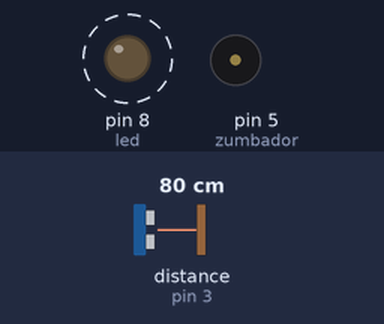
Bench run of a sketch on a simulated Arduino Uno, built with avr-gcc and run on an emulated ATmega328P. Shown: output pins drawn as LEDs (lit = HIGH), buzzer (waves = sounding). Dashed ring = blinking. The inputs (shaded band) are chosen by the test bench; at power-on: distance to the obstacle (sensor on pin 3) 80 cm. The echo pulse lasts 58.3 µs per cm.

Above: at 0.9 s.
2.5 s: distance to the obstacle (sensor on pin 3) set to 92 cm
4.7 s: distance to the obstacle (sensor on pin 3) set to 100 cm
At 5.3 s:
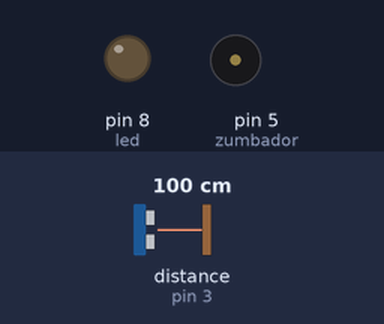
6.9 s: distance to the obstacle (sensor on pin 3) set to 195 cm
9.1 s: distance to the obstacle (sensor on pin 3) set to 204 cm
At 12.0 s:
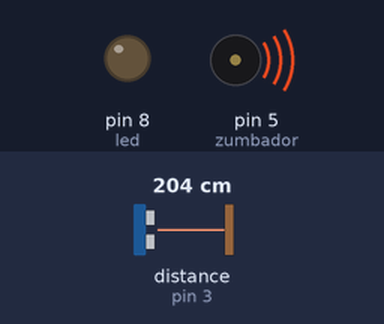
12.3 s: distance to the obstacle (sensor on pin 3) set to 2 cm
At 13.1 s:
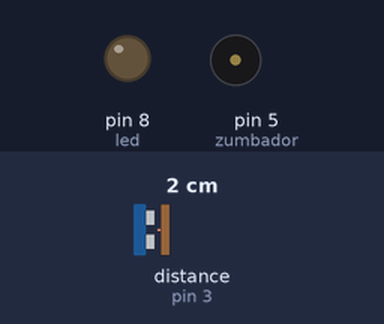
17.6 s: distance to the obstacle (sensor on pin 3) set to 120 cm
At 18.1 s:
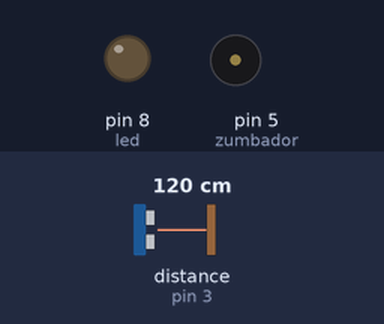
Timing chart, 0 to 20.6 s (numbered marks = the images above; inputs shaded):
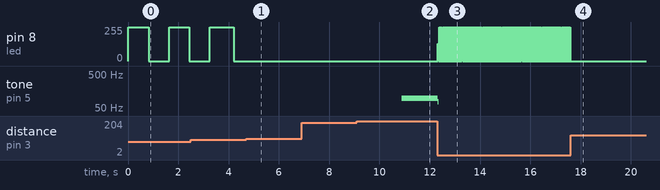

The sketch:

Sensor_distancia.ino
```cpp
/*Practica 8 - Uso del Sensor ultrasonico*/
// Se importa la libreria NewPing
#include <NewPing.h>

const int trig = 4;    //Pin trig en pin 4
const int echo = 3;    //Pin Echo en pin 3
const int zumbador = 5;  //zumbador en pin 5
const int led = 8;      //LED en pin 8

int distancia;  //Guardamos la distancia que detecte el sensor
int pausa;      //Guarda el tiempo de espera entre parpadeo

// Se crea un objeto con la libreria NewPing llamado sonar
NewPing sonar(trig, echo, 200); // Each sensor's trigger pin, echo pin, and max distance to ping.

void setup(){
  pinMode(zumbador,OUTPUT); //Declaramos el zumbador como salida
  pinMode(led, OUTPUT);   //Declaramos el LED como salida
}

void loop(){

  // en la variable distancia guardamos la distancia en centimetros que detecta el sonar respecto al objetivo
  distancia = sonar.ping_cm();

  if (distancia < 100){ //restringir el alcance a 1m (100cm)
    pausa = distancia * 10; //guardamos el tiempo de pausa
    digitalWrite(zumbador, HIGH); //encendemos el zumbador
    digitalWrite(led,HIGH); //Encendemos el LED
    delay(pausa); //Agregamos un delay que sea igual al tiempo de pausa
  }

else{ //restringir el alcance a 1m (100cm)

    digitalWrite(zumbador, LOW); //encendemos el zumbador
    digitalWrite(led,LOW); //Encendemos el LED
    delay(pausa); //Agregamos un delay que sea igual al tiempo de pausa
}

  digitalWrite(zumbador, LOW); //apagamos el zumbador
  digitalWrite(led, LOW);   //apagamos el LED
  delay(pausa);  // esperamos el tiempo de pausa
}
```

Measured:
- the behaviour switches between 97 and 98 cm on distance to the obstacle (sensor on pin 3) (found by bisection; images 0 and 1)
- the behaviour switches between 200 and 201 cm on distance to the obstacle (sensor on pin 3) (found by bisection; images 1 and 2)
- after the input at 4.7 s, pin 8 (led): stays 0/255 (without the input it goes to 255/255 after 0.44 s)
- after the input at 6.9 s, every drawn part: stays the same
- after the input at 9.1 s, tone on pin 5 (zumbador): silent → 97 Hz after 1.8 s
- after the input at 12.3 s, pin 8 (led): 0/255 → 128/255 at once, then repeats every 0.04 s: 0/255 0.02 s, 255/255 0.02 s; tone on pin 5 (zumbador): 97 Hz → 76 Hz at once, → silent 0.04 s later
- after the input at 17.6 s, pin 8 (led): stops changing and stays 0/255
- by itself, pin 8 (led): alternates 255/255 for 0.81 s and 0/255 for 0.82 s
